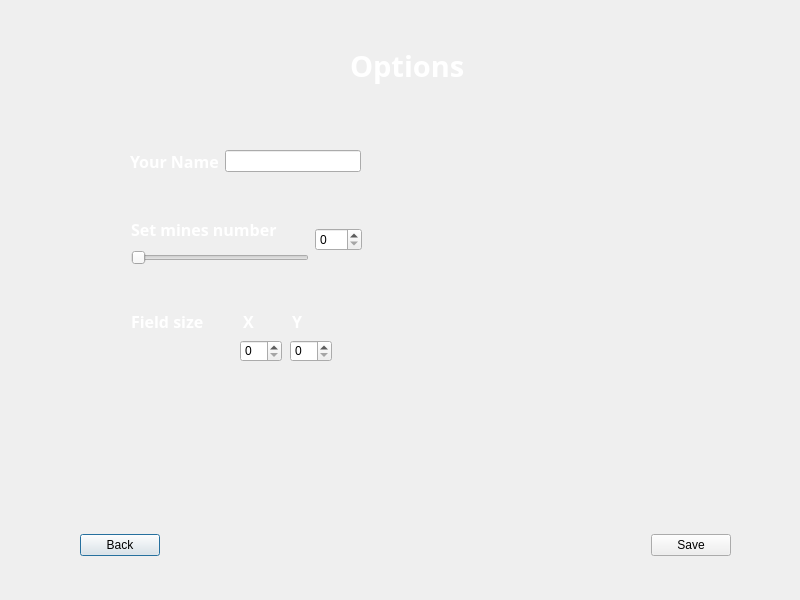
<?xml version="1.0" encoding="UTF-8"?>
<ui version="4.0">
 <class>OptionsWindow</class>
 <widget class="QDialog" name="OptionsWindow">
  <property name="geometry">
   <rect>
    <x>0</x>
    <y>0</y>
    <width>800</width>
    <height>600</height>
   </rect>
  </property>
  <property name="sizePolicy">
   <sizepolicy hsizetype="Fixed" vsizetype="Fixed">
    <horstretch>0</horstretch>
    <verstretch>0</verstretch>
   </sizepolicy>
  </property>
  <property name="windowTitle">
   <string>Dialog</string>
  </property>
  <widget class="QLabel" name="label_2">
   <property name="geometry">
    <rect>
     <x>350</x>
     <y>40</y>
     <width>121</width>
     <height>51</height>
    </rect>
   </property>
   <property name="font">
    <font>
     <family>KaiTi</family>
     <pointsize>22</pointsize>
     <weight>75</weight>
     <bold>true</bold>
    </font>
   </property>
   <property name="styleSheet">
    <string notr="true">color: rgb(255, 255, 255);</string>
   </property>
   <property name="text">
    <string>Options</string>
   </property>
  </widget>
  <widget class="QWidget" name="layoutWidget">
   <property name="geometry">
    <rect>
     <x>130</x>
     <y>150</y>
     <width>231</width>
     <height>22</height>
    </rect>
   </property>
   <layout class="QHBoxLayout" name="horizontalLayout">
    <item>
     <widget class="QLabel" name="label">
      <property name="font">
       <font>
        <family>KaiTi</family>
        <pointsize>12</pointsize>
        <weight>75</weight>
        <bold>true</bold>
       </font>
      </property>
      <property name="styleSheet">
       <string notr="true">color: rgb(255, 255, 255);</string>
      </property>
      <property name="text">
       <string>Your Name</string>
      </property>
     </widget>
    </item>
    <item>
     <widget class="QLineEdit" name="lineEdit"/>
    </item>
   </layout>
  </widget>
  <widget class="QWidget" name="layoutWidget">
   <property name="geometry">
    <rect>
     <x>131</x>
     <y>214</y>
     <width>231</width>
     <height>51</height>
    </rect>
   </property>
   <layout class="QHBoxLayout" name="horizontalLayout_2">
    <item>
     <layout class="QVBoxLayout" name="verticalLayout">
      <item>
       <widget class="QLabel" name="label_3">
        <property name="font">
         <font>
          <family>KaiTi</family>
          <pointsize>12</pointsize>
          <weight>75</weight>
          <bold>true</bold>
         </font>
        </property>
        <property name="styleSheet">
         <string notr="true">color: rgb(255, 255, 255);</string>
        </property>
        <property name="text">
         <string>Set mines number</string>
        </property>
       </widget>
      </item>
      <item>
       <widget class="QSlider" name="horizontalSlider">
        <property name="maximum">
         <number>100</number>
        </property>
        <property name="orientation">
         <enum>Qt::Horizontal</enum>
        </property>
       </widget>
      </item>
     </layout>
    </item>
    <item>
     <widget class="QSpinBox" name="spinBox">
      <property name="maximum">
       <number>100</number>
      </property>
     </widget>
    </item>
   </layout>
  </widget>
  <widget class="QSpinBox" name="spinBox_2">
   <property name="geometry">
    <rect>
     <x>240</x>
     <y>340</y>
     <width>42</width>
     <height>22</height>
    </rect>
   </property>
   <property name="maximum">
    <number>100</number>
   </property>
  </widget>
  <widget class="QSpinBox" name="spinBox_3">
   <property name="geometry">
    <rect>
     <x>290</x>
     <y>340</y>
     <width>42</width>
     <height>22</height>
    </rect>
   </property>
   <property name="maximum">
    <number>100</number>
   </property>
  </widget>
  <widget class="QWidget" name="layoutWidget">
   <property name="geometry">
    <rect>
     <x>80</x>
     <y>520</y>
     <width>651</width>
     <height>51</height>
    </rect>
   </property>
   <layout class="QHBoxLayout" name="horizontalLayout_3">
    <item>
     <widget class="QPushButton" name="backButton">
      <property name="text">
       <string>Back</string>
      </property>
     </widget>
    </item>
    <item>
     <spacer name="horizontalSpacer">
      <property name="orientation">
       <enum>Qt::Horizontal</enum>
      </property>
      <property name="sizeHint" stdset="0">
       <size>
        <width>40</width>
        <height>20</height>
       </size>
      </property>
     </spacer>
    </item>
    <item>
     <widget class="QPushButton" name="saveButton">
      <property name="text">
       <string>Save</string>
      </property>
     </widget>
    </item>
   </layout>
  </widget>
  <widget class="QWidget" name="layoutWidget">
   <property name="geometry">
    <rect>
     <x>131</x>
     <y>310</y>
     <width>204</width>
     <height>22</height>
    </rect>
   </property>
   <layout class="QHBoxLayout" name="horizontalLayout_4">
    <item>
     <widget class="QLabel" name="label_4">
      <property name="font">
       <font>
        <family>KaiTi</family>
        <pointsize>12</pointsize>
        <weight>75</weight>
        <bold>true</bold>
       </font>
      </property>
      <property name="styleSheet">
       <string notr="true">color: rgb(255, 255, 255);</string>
      </property>
      <property name="text">
       <string>Field size</string>
      </property>
     </widget>
    </item>
    <item>
     <spacer name="horizontalSpacer_2">
      <property name="orientation">
       <enum>Qt::Horizontal</enum>
      </property>
      <property name="sizeHint" stdset="0">
       <size>
        <width>28</width>
        <height>20</height>
       </size>
      </property>
     </spacer>
    </item>
    <item>
     <widget class="QLabel" name="label_5">
      <property name="font">
       <font>
        <family>KaiTi</family>
        <pointsize>12</pointsize>
        <weight>75</weight>
        <bold>true</bold>
       </font>
      </property>
      <property name="styleSheet">
       <string notr="true">color: rgb(255, 255, 255);</string>
      </property>
      <property name="text">
       <string>X</string>
      </property>
     </widget>
    </item>
    <item>
     <spacer name="horizontalSpacer_3">
      <property name="orientation">
       <enum>Qt::Horizontal</enum>
      </property>
      <property name="sizeHint" stdset="0">
       <size>
        <width>18</width>
        <height>20</height>
       </size>
      </property>
     </spacer>
    </item>
    <item>
     <widget class="QLabel" name="label_6">
      <property name="font">
       <font>
        <family>KaiTi</family>
        <pointsize>12</pointsize>
        <weight>75</weight>
        <bold>true</bold>
       </font>
      </property>
      <property name="styleSheet">
       <string notr="true">color: rgb(255, 255, 255);</string>
      </property>
      <property name="text">
       <string>Y</string>
      </property>
     </widget>
    </item>
    <item>
     <spacer name="horizontalSpacer_4">
      <property name="orientation">
       <enum>Qt::Horizontal</enum>
      </property>
      <property name="sizeHint" stdset="0">
       <size>
        <width>18</width>
        <height>20</height>
       </size>
      </property>
     </spacer>
    </item>
   </layout>
  </widget>
 </widget>
 <resources/>
 <connections>
  <connection>
   <sender>horizontalSlider</sender>
   <signal>valueChanged(int)</signal>
   <receiver>spinBox</receiver>
   <slot>setValue(int)</slot>
   <hints>
    <hint type="sourcelabel">
     <x>184</x>
     <y>253</y>
    </hint>
    <hint type="destinationlabel">
     <x>332</x>
     <y>240</y>
    </hint>
   </hints>
  </connection>
  <connection>
   <sender>spinBox</sender>
   <signal>valueChanged(int)</signal>
   <receiver>horizontalSlider</receiver>
   <slot>setValue(int)</slot>
   <hints>
    <hint type="sourcelabel">
     <x>327</x>
     <y>234</y>
    </hint>
    <hint type="destinationlabel">
     <x>284</x>
     <y>258</y>
    </hint>
   </hints>
  </connection>
 </connections>
</ui>
